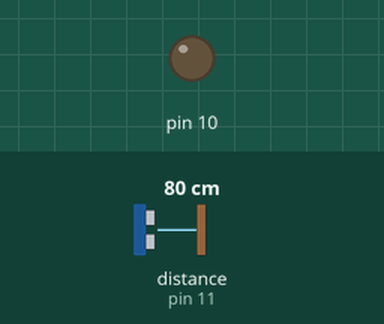
Recording of a sketch running on a simulated Arduino Uno, built with avr-gcc and run on an emulated ATmega328P. Parts: output pins drawn as LEDs (lit = HIGH). Wiring (inferred from the names in the program): ultrasonic range finder: trigger pin 12; echo pin 11. Dashed ring = blinking. Inputs (shaded band) come from the test bench; at power-on: distance to the obstacle (sensor on pin 11) 80 cm. The echo pulse lasts 58.3 µs per cm; pins used as bus, display or sensor lines are not drawn; what the sketch prints to the serial monitor is not drawn.

Above: at 1.2 s.
1.3 s: distance to the obstacle (sensor on pin 11) set to 23 cm
3.3 s: distance to the obstacle (sensor on pin 11) set to 18 cm
At 4.7 s:
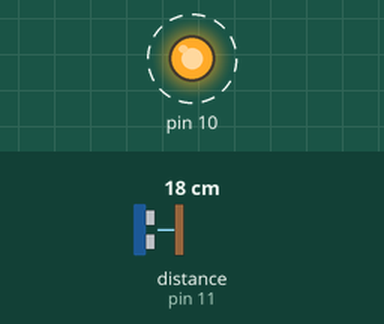
Timing chart, 0 to 57.3 s (numbered marks = the images above; inputs shaded):
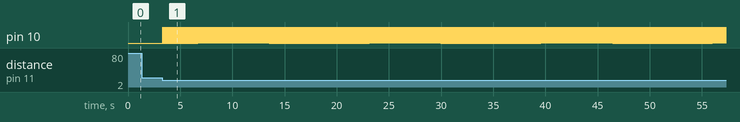

The sketch:

dalnomer_2.ino
```cpp
// URL: https://arduinomaster.ru/datchiki-arduino/ultrazvukovoj-dalnomer-hc-sr04/

#define PIN_TRIG 12
#define PIN_ECHO 11
long duration, cm;
void setup() {
  // Инициализируем взаимодействие по последовательному порту
  Serial.begin (9600);
  //Определяем вводы и выводы
  pinMode(PIN_TRIG, OUTPUT);
  pinMode(PIN_ECHO, INPUT);
  pinMode(10,OUTPUT);
}
void loop() {
  // Сначала генерируем короткий импульс длительностью 2-5 микросекунд.
  digitalWrite(PIN_TRIG, LOW);
  delayMicroseconds(5);
  digitalWrite(PIN_TRIG, HIGH);
  // Выставив высокий уровень сигнала, ждем около 10 микросекунд. В этот момент датчик будет посылать сигналы с частотой 40 КГц.
  delayMicroseconds(10);
  digitalWrite(PIN_TRIG, LOW);
  //  Время задержки акустического сигнала на эхолокаторе.
  duration = pulseIn(PIN_ECHO, HIGH);
  // Теперь осталось преобразовать время в расстояние
  cm = (duration / 2 / 29.1);
  Serial.print(cm);
  Serial.print("до предмета");
  if(cm<20){
    digitalWrite(10,1);
    delay(10);
    digitalWrite(10,0);
  }
  // Задержка между измерениями для корректной работы скеча
  delay(0);
}
```

Measured:
- the behaviour switches between 21 and 20 cm on distance to the obstacle (sensor on pin 11) (found by bisection; images 0 and 1)
- after the input at 1.3 s, every drawn part: stays the same
- after the input at 3.3 s, pin 10: alternates HIGH for 0.01 s and LOW for 0.01 s, starting at once
